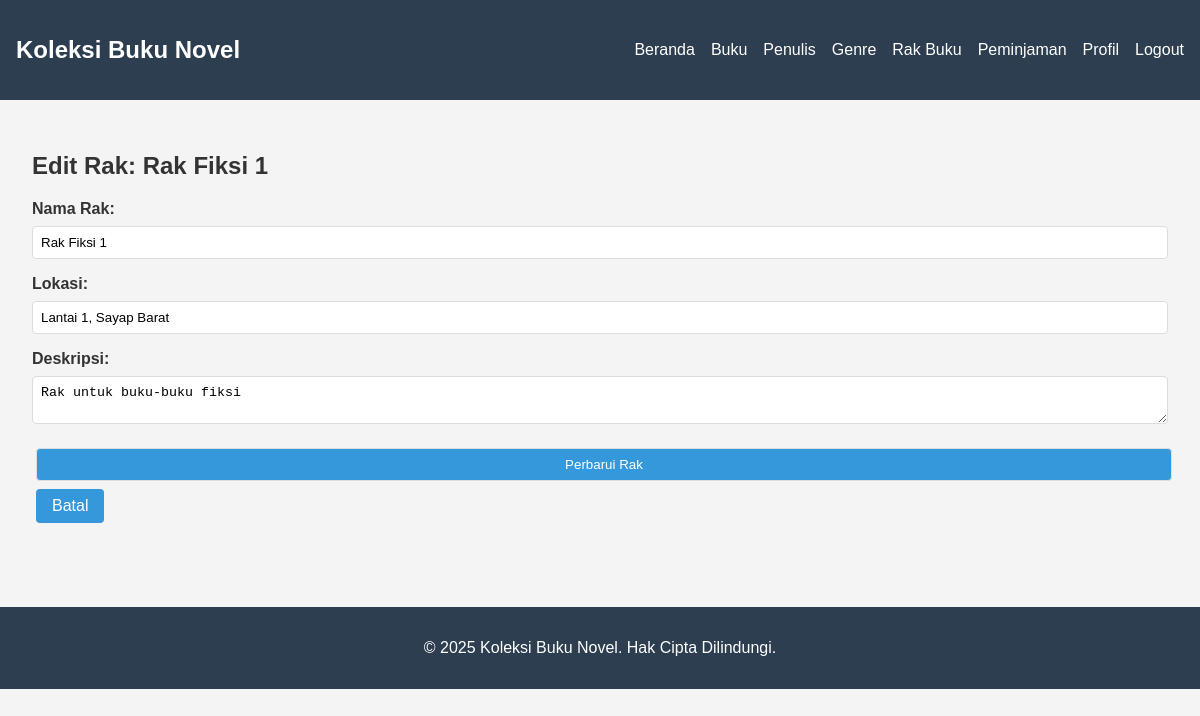
The page /pages/racks/edit.php?id=1 (signed in) on the database its author committed.
### tables this page shows
CREATE TABLE racks (
    id INT AUTO_INCREMENT PRIMARY KEY,
    name VARCHAR(50) NOT NULL,
    location VARCHAR(100),
    description TEXT,
    created_at TIMESTAMP DEFAULT CURRENT_TIMESTAMP,
    updated_at TIMESTAMP DEFAULT CURRENT_TIMESTAMP ON UPDATE CURRENT_TIMESTAMP
);

### pages/racks/edit.php (the view, shortened to what this page needs)
<?php
require_once '../../includes/header.php';
require_once '../../includes/auth_check.php';
$rack_id = (int)$_GET['id'];
$stmt = $pdo->prepare("SELECT * FROM racks WHERE id = ?");
$stmt->execute([$rack_id]);
$rack = $stmt->fetch(PDO::FETCH_ASSOC);
if ($_SERVER['REQUEST_METHOD'] == 'POST') {
    $name = sanitize_input($_POST['name']);
    $location = sanitize_input($_POST['location']);
    $description = sanitize_input($_POST['description']);
    try {
        $stmt = $pdo->prepare("UPDATE racks SET name=?, location=?, description=? WHERE id=?");
        $stmt->execute([$name, $location, $description, $rack_id]);
        echo "<div class='alert alert-success'>Rak berhasil diperbarui!</div>";
        echo "<a href='index.php'>Kembali ke Daftar Rak</a>";
    } catch (PDOException $e) {
        echo "<div class='alert alert-error'>Gagal memperbarui rak: " . $e->getMessage() . "</div>";
    }
} else {
    echo "<h2>Edit Rak: " . $rack['name'] . "</h2>";
    echo "<form method='post'>";
    echo "<div class='form-group'>";
    echo "<label for='name'>Nama Rak:</label>";
    echo "<input type='text' id='name' name='name' value='" . htmlspecialchars($rack['name']) . "' required>";
    echo "</div>";
    echo "<div class='form-group'>";
    echo "<label for='location'>Lokasi:</label>";
    echo "<input type='text' id='location' name='location' value='" . htmlspecialchars($rack['location'] ?? '') . "'>";
    echo "</div>";
    echo "<div class='form-group'>";
    echo "<label for='description'>Deskripsi:</label>";
    echo "<textarea id='description' name='description'>" . htmlspecialchars($rack['description']) . "</textarea>";
    echo "</div>";
    echo "<div class='form-group'>";
    echo "<input type='submit' value='Perbarui Rak' class='btn btn-primary'>";
    echo "<a href='index.php' class='btn'>Batal</a>";
    echo "</div>";
    echo "</form>";
}
require_once '../../includes/footer.php';
?>

### assets/css/style.css (style rules this page uses)
body { font-family: Arial, sans-serif; margin: 0; padding: 0; background-color: #f4f4f4; color: #333; }
.btn { display: inline-block; padding: 0.5rem 1rem; background-color: #3498db; color: white; text-decoration: none; border-radius: 4px; margin: 0.25rem; }
.btn-primary { background-color: #3498db; }
.form-group { margin-bottom: 1rem; }
.form-group label { display: block; margin-bottom: 0.5rem; font-weight: bold; }
.form-group input, .form-group textarea, .form-group select { width: 100%; padding: 0.5rem; border: 1px solid #ddd; border-radius: 4px; box-sizing: border-box; }

### rows shown on the page
racks: name "Rak Fiksi 1", location "Lantai 1, Sayap Barat", description "Rak untuk buku-buku fiksi"

### other values the page prints
SITE_NAME "Koleksi Buku Novel"
